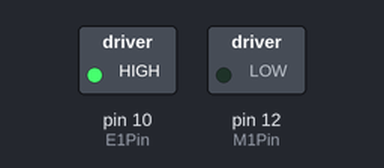
The sketch below on a simulated Arduino Uno, built with avr-gcc and run on an emulated ATmega328P. Parts: switched loads named in the sketch (green lamp = pin HIGH).

Above: at 1.0 s.
At 3.0 s:
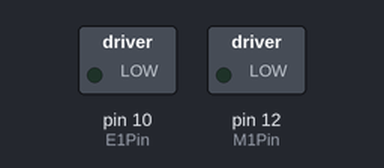
Timing chart, 0 to 5.2 s (numbered marks = the images above):
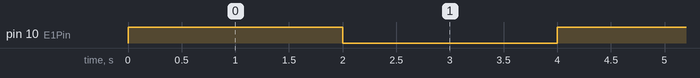

The sketch:

ON_OFF_Motor.ino
```cpp
//***************************************************//
//***************************************************//
//*****   Enciende y Apaga un Motor DC          *****//
//*****   para poder determinar algunos         *****//
//*****   parámetros del modelo del motor       *****//
//*****   Validación de modelo matematico       *****//
//*****                                         *****//
//***** by: Sergio Andres Castaño Giraldo       *****//
//***** https://controlautomaticoeducacion.com/ *****//
//*****                                         *****//
//***************************************************//
//***************************************************//

// this library includes the ATOMIC_BLOCK macro.
#include <util/atomic.h>

#define ENCODER_A       2 // Amarillo
#define ENCODER_B       3 // Verde
#define BUTTON_MOD      4


// Pin del Potenciometro
const int pot = A0;

// Pines de Control Shield
const int E1Pin = 10;
const int M1Pin = 12;
const int E2Pin = 11;
const int M2Pin = 13;


//Estructura del Motor
typedef struct{
  byte enPin;
  byte directionPin;
}Motor;

//Creo el motor
const Motor motor = {E1Pin, M1Pin};

//Constantes de dirección del Motor
const int Forward = LOW;
const int Backward = HIGH;

void setup(){
  // set timer 1 divisor to  1024 for PWM frequency of 30.64 Hz
  TCCR1B = TCCR1B & B11111000 | B00000101;
  //Configura Motor
  pinMode(motor.enPin, OUTPUT);
  pinMode(motor.directionPin, OUTPUT);
}

void loop(){
  //Activa el motor dirección Forward con la velocidad
    setMotor(motor, 255, true);
    delay(2000);
    setMotor(motor, 0, true);
    delay(2000);
}

//Función para dirección y velocidad del Motor
void setMotor(const Motor motor, int vel, bool dir){
  analogWrite(motor.enPin, vel);
  if(dir)
    digitalWrite(motor.directionPin, Forward);
  else
    digitalWrite(motor.directionPin, Backward);
}
```

Measured:
- by itself, pin 10 (E1Pin): alternates HIGH for 2.0 s and LOW for 2.0 s
